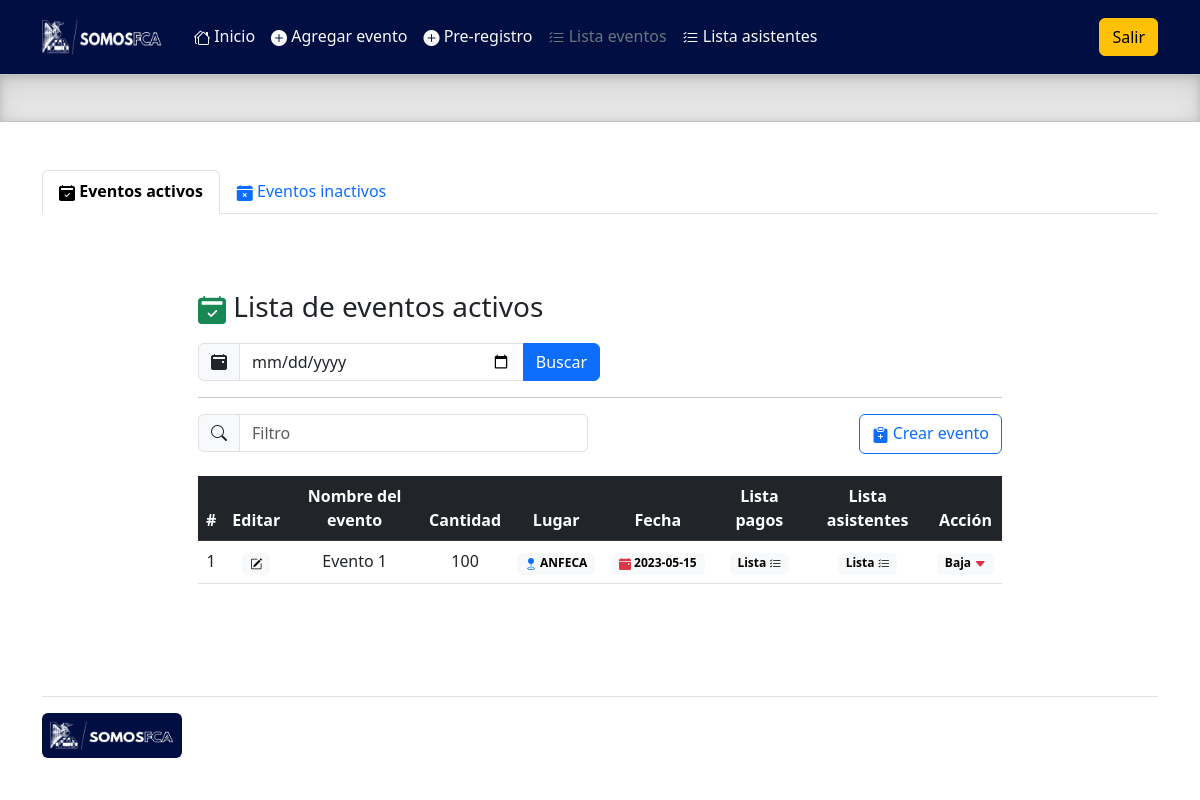
/admin/lista_eventos.php, run on the app's committed database.
### tables this page shows
CREATE TABLE `eventos` (
  `id` int(11) NOT NULL,
  `nombre` varchar(100) NOT NULL,
  `capacidad` int(11) NOT NULL,
  `fecha` date NOT NULL,
  `lugar` varchar(50) NOT NULL,
  `activo` int(11) DEFAULT NULL
);

### admin/query/query_eventos.php (called while the page is built, shortened)
<?php
include('prcd/qc.php');
    if(isset($_POST['fecha'])){
        $fechaBusqueda = $_POST['fecha'];
        $annio = substr($fechaBusqueda, 0, 4);
        $mes = substr($fechaBusqueda, 5, 2);
        $sqlBusqueda = "SELECT * FROM eventos WHERE YEAR(fecha) = $annio
        AND MONTH(fecha)  = $mes AND activo = 1 ORDER BY id DESC";
        $resultadoEvento = $conn->query($sqlBusqueda);
    }
    else{
        $queryEventos = "SELECT * FROM eventos WHERE YEAR(fecha) = YEAR(CURRENT_DATE())
        AND MONTH(fecha) = MONTH(CURRENT_DATE()) AND activo = 1 ORDER BY id DESC";
        $resultadoEvento = $conn->query($queryEventos);
    }
?>

### admin/lista_eventos.php (the view, shortened to what this page needs)
<!doctype html>
<html lang="en">
  <head>
    <link rel="stylesheet" href="https://cdn.jsdelivr.net/npm/bootstrap-icons@1.10.2/font/bootstrap-icons.css">
    <link href="../assets/dist/css/bootstrap.min.css" rel="stylesheet">
    <link href="headers.css" rel="stylesheet">
  </head>
  <body>
<main class="mb-0">
  <header class="p-3" style="background-color:#000e42;">
    <div class="container">
      <div class="d-flex flex-wrap align-items-center justify-content-center justify-content-lg-start">
        <a href="/" class="d-flex align-items-center mb-2 mb-lg-0 text-white text-decoration-none">
          <img src="../assets/brand/img/logo.png" width="120" height="36" role="img" alt="">
        </a>
        <ul class="nav col-12 col-lg-auto me-lg-auto mb-2 ms-4 justify-content-center mb-md-0">
          <li><a href="index.php" class="nav-link px-2 text-light"><i class="bi bi-houses"></i> Inicio</a></li>
          <li><a href="alta_eventos.php" class="nav-link px-2 text-light"><i class="bi bi-plus-circle-fill"></i> Agregar evento</a></li>
          <li><a href="alta_asistentes.php" class="nav-link px-2 text-light"><i class="bi bi-plus-circle-fill"></i> Pre-registro</a></li>
          <li><a href="#" class="nav-link px-2 text-secondary"><i class="bi bi-list-check"></i> Lista eventos</a></li>
          <li><a href="lista_asistentes.php" class="nav-link px-2 text-light"><i class="bi bi-list-check"></i> Lista asistentes</a></li>
        </ul>
        <div class="text-end">
          <a href="query/sort.php" type="button" class="btn btn-warning">Salir</a>
        </div>
      </div>
    </div>
  </header>
  <div class="b-example-divider">
  </div>
  <div class="container mt-5">
    <ul class="nav nav-tabs">
      <li class="nav-item">
        <a class="nav-link active" aria-current="page" href="#"><i class="bi bi-calendar2-check-fill"></i> <strong>Eventos activos</strong></a>
      </li>
      <li class="nav-item">
        <a class="nav-link" href="lista_eventos_baja.php"><i class="bi bi-calendar-x-fill"></i> Eventos inactivos</a>
      </li>
    </ul>
  </div>
  <div class="container-fluid w-75 h-100 mt-1 mb-5 p-5">
    <h3 class="mt-4 mb-3 text-dark"><i class="bi bi-calendar2-check-fill text-success"></i> Lista de eventos activos</h3>
        <form action="lista_eventos.php" method="POST">
        <div class="input-group mb-3 w-50">
          <span class="input-group-text" id="basic-addon1"><i class="bi bi-calendar2-event-fill"></i></span>
          <input type="date" class="form-control" aria-describedby="basic-addon1" name="fecha">
          <button class="btn btn-primary" type="sumbit">Buscar</button>
        </div>
        </form>
        <hr>
        <div class="row">
            <div class="col">
                <div class="input-group mb-4 w-100">
                    <span class="input-group-text" id="basic-addon1"><i class="bi bi-search"></i></span>
                    <input type="text" class="form-control" placeholder="Filtro" aria-label="Filtro" aria-describedby="basic-addon1" id="myInput">
                </div>
            </div>
            <div class="col text-end">
                <a href="alta_eventos.php" class="btn btn-outline-primary"><i class="bi bi-clipboard-plus-fill"></i> Crear evento</a>
            </div>
        </div>
    <table class="table table-hover text-center">
        <thead class="table-dark">
            <tr>
            <th scope="col">#</th>
            <th scope="col">Editar</th>
            <th scope="col">Nombre del evento</th>
            <th scope="col">Cantidad</th>
            <th scope="col">Lugar</th>
            <th scope="col">Fecha</th>
            <th scope="col">Lista pagos</th>
            <th scope="col">Lista asistentes</th>
            <th scope="col">Acción</th>
            </tr>
        </thead>
        <tbody id="myTable">
        <?
        include ('query/query_eventos.php');
        $filas_resultado = $resultadoEvento->num_rows;
        if($filas_resultado >= 1 ){
        $x = 0;
        while($rowEvento = $resultadoEvento->fetch_assoc()){
          $x++;
          echo'
          <tr>
            <td>'.$x.'</td>
            <td><a href="#" data-bs-toggle="modal" data-bs-target="#editarEvento'.$rowEvento['id'].'"><span class="badge text-bg-light"><i class="bi bi-pencil-square"></i></span></a></td>
            <td>'.$rowEvento['nombre'].'</td>
            <td>'.$rowEvento['capacidad'].'</td>
            <td><span class="badge text-bg-light"><i class="bi bi-geo-fill text-primary"></i> '.$rowEvento['lugar'].'</span></td>
            <td><span class="badge text-bg-light"><i class="bi bi-calendar-event-fill text-danger"></i> '.$rowEvento['fecha'].'</span></td>
            <td class=""><a href="lista_pagos_asistentes.php?evento='.$rowEvento['id'].'"><span class="badge text-bg-light">Lista <i class="bi bi-list-check"></i></span></a></td>
            <td class=""><a href="lista_individual_asistentes.php?evento='.$rowEvento['id'].'"><span class="badge text-bg-light">Lista <i class="bi bi-list-check"></i></span></a></td>
            <td class=""><a href="#" data-bs-toggle="modal" data-bs-target="#editarEstatus'.$rowEvento['id'].'"><span class="badge text-bg-light">Baja <i class="bi bi-caret-down-fill text-danger"></i></span></a></td>
          </tr>
          ';
        }
      }
      else{
        echo'
      <script>
      alert("No hay eventos registrados en las fechas solicitadas");
      </script>
      ';
      }
        ?>
        </tbody>
    </table>
</main>
<div class="container">
  <footer class="d-flex flex-wrap justify-content-between align-items-center py-3 my-4 border-top">
      <p class="col-md-12 mb-0 text-muted"><a href="/" class="col-md-4 d-flex mb-md-0 me-md-auto link-dark text-decoration-none">
                <img src="../assets/brand/img/logo.png" width="140" height="45" role="img" alt="" class="p-2 rounded" style="background-color:#000e42">
            </a></p>
    </footer>
  </div>
  </body>
</html>

### admin/lista_eventos.php (style rules this page uses)
.b-example-divider { height: 3rem; background-color: rgba(0, 0, 0, .1); border: solid rgba(0, 0, 0, .15); border-width: 1px 0; box-shadow: inset 0 .5em 1.5em rgba(0, 0, 0, .1), inset 0 .125em .5em rgba(0, 0, 0, .15); }
.bi { vertical-align: -.125em; fill: currentColor; }

### data on the page
eventos: nombre "Evento 1", capacidad "100", lugar "ANFECA", fecha "2023-05-15"
